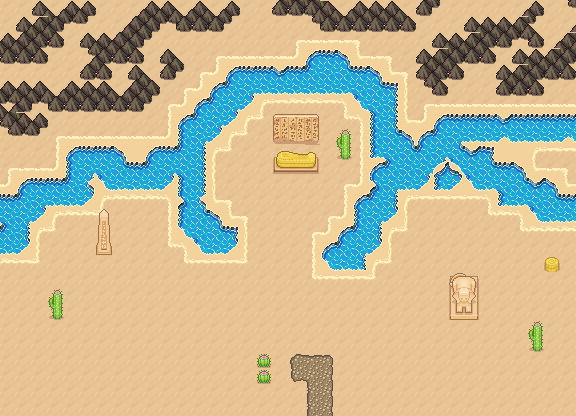

A level layout from a 2D game, rendered from its tile map. Below: a short description, then the map file with tile-grid data replaced by summaries:
An orthogonal 36x26 tile map with 16x16 px tiles, 4 tile layers (Collision, Background, Ground, Clutter), 3 tilesets and 25 objects.

<map version="1.10" tiledversion="1.10.1" orientation="orthogonal" renderorder="right-down" width="36" height="26" tilewidth="16" tileheight="16" infinite="0" nextlayerid="7" nextobjectid="74">
 <editorsettings>
  <export target="wastetown..tmx" format="tmx" />
 </editorsettings>
 <tileset firstgid="1" source="../../../../common/maps/tileset/main.tsx" />
 <tileset firstgid="10113" source="../../../../common/maps/tileset/buildings.tsx" />
 <tileset firstgid="11905" source="../../../../common/maps/tileset/dungeon/dungeon_bis.tsx" />
 <layer id="6" name="Collision" width="36" height="26">
  <data>[936 cells, 28 non-empty, 1 distinct tile ids]</data>
 </layer>
 <layer id="1" name="Background" width="36" height="26">
  <data>[936 cells, 936 non-empty, 1 distinct tile ids]</data>
 </layer>
 <layer id="2" name="Ground" width="36" height="26">
  <data>[936 cells, 446 non-empty, 70 distinct tile ids]</data>
 </layer>
 <layer id="3" name="Clutter" width="36" height="26">
  <properties>
   <property name="spriteLayer" type="bool" value="true" />
  </properties>
  <data>[936 cells, 40 non-empty, 32 distinct tile ids]</data>
 </layer>
 <objectgroup id="4" name="Objects">
  <object id="38" template="../../../../common/maps/obj/entry_up.tx" x="271.678" y="414.16" width="100.391" height="16">
   <properties>
    <property name="teleport" value="" />
   </properties>
  </object>
  <object id="48" template="../../../../common/maps/obj/treasure.tx" x="324.941" y="186.435"><properties><property name="reward">[
  {
    "type": "card",
    "probability": 1,
    "count": 1,
    "cardName": "Erhnam Djinn|ARN"
  },
  {
    "type": "card",
    "probability": 1,
    "count": 1,
    "cardName": "Desert|ARN"
  },
  {
    "type": "card",
    "probability": 1,
    "count": 1,
    "cardName": "Mountain|ARN"
  },
  {
    "type": "card",
    "probability": 1,
    "count": 1,
    "cardName": "Ifh-Biff Efreet|ARN"
  },
  {
    "type": "card",
    "sourceDeck": "decks/rewards/tier-S.dck",
    "probability": 0.3,
    "count": 3,
    "addMaxCount": 3
  },
  {
    "type": "card",
    "sourceDeck": "decks/rewards/tier-A.dck",
    "probability": 0.56,
    "count": 3,
    "addMaxCount": 3
  },
  {
    "type": "card",
    "sourceDeck": "decks/rewards/tier-B.dck",
    "probability": 0.6,
    "count": 3,
    "addMaxCount": 3
  },
  {
    "type": "card",
    "sourceDeck": "decks/rewards/tier-C.dck",
    "probability": 0.34,
    "count": 3,
    "addMaxCount": 3
  },
  {
    "type": "card",
    "sourceDeck": "decks/rewards/tier-D.dck",
    "probability": 0.16,
    "count": 3,
    "addMaxCount": 3
  },
  {
    "type": "card",
    "sourceDeck": "decks/rewards/tier-E.dck",
    "probability": 0.04,
    "count": 3,
    "addMaxCount": 3
  }
]</property></properties></object>
  <object id="50" template="../../../../common/maps/obj/enemy.tx" x="467.189" y="380.766">
   <properties>
    <property name="enemy" value="Mummy" />
    <property name="threatRange" type="int" value="30" />
    <property name="waypoints" value="67,68" />
   </properties>
  </object>
  <object id="51" template="../../../../common/maps/obj/treasure.tx" x="250.536" y="151.128"><properties><property name="reward">[
  {
    "type": "card",
    "sourceDeck": "decks/rewards/tier-S.dck",
    "probability": 0.3,
    "count": 3,
    "addMaxCount": 3
  },
  {
    "type": "card",
    "sourceDeck": "decks/rewards/tier-A.dck",
    "probability": 0.56,
    "count": 3,
    "addMaxCount": 3
  },
  {
    "type": "card",
    "sourceDeck": "decks/rewards/tier-B.dck",
    "probability": 0.6,
    "count": 3,
    "addMaxCount": 3
  },
  {
    "type": "card",
    "sourceDeck": "decks/rewards/tier-C.dck",
    "probability": 0.34,
    "count": 3,
    "addMaxCount": 3
  },
  {
    "type": "card",
    "sourceDeck": "decks/rewards/tier-D.dck",
    "probability": 0.16,
    "count": 3,
    "addMaxCount": 3
  },
  {
    "type": "card",
    "sourceDeck": "decks/rewards/tier-E.dck",
    "probability": 0.04,
    "count": 3,
    "addMaxCount": 3
  }
]</property></properties></object>
  <object id="52" template="../../../../common/maps/obj/gold.tx" x="225.064" y="177.386" />
  <object id="53" template="../../../../common/maps/obj/enemy.tx" x="273.222" y="251.626">
   <properties>
    <property name="enemy" value="Khenra Warrior" />
    <property name="threatRange" type="int" value="40" />
   </properties>
  </object>
  <object id="54" template="../../../../common/maps/obj/enemy.tx" x="421.899" y="251.246">
   <properties>
    <property name="enemy" value="Scorpion" />
    <property name="hidden" type="bool" value="true" />
    <property name="threatRange" type="int" value="30" />
   </properties>
  </object>
  <object id="55" template="../../../../common/maps/obj/enemy.tx" x="44.7339" y="350.568">
   <properties>
    <property name="enemy" value="Scarab" />
    <property name="hidden" type="bool" value="true" />
    <property name="speedModifier" type="float" value="30" />
    <property name="threatRange" type="int" value="30" />
   </properties>
  </object>
  <object id="56" template="../../../../common/maps/obj/gold.tx" x="459.28" y="273.299" />
  <object id="57" template="../../../../common/maps/obj/enemy.tx" x="275.803" y="202.417">
   <properties>
    <property name="effect">{ "startBattleWithCard": [ "City of Brass|ARN", "Cyclopean Mummy|LEG", "Desert|ARN", "Diamond Valley|ARN", "Library of Alexandria|ARN", "Oasis|ARN", "Pyramids|ARN" ] }</property>
    <property name="enemy" value="Pharaoh" />
    <property name="threatRange" type="int" value="100" />
   <property name="speedModifier" type="float" value="20" /></properties>
  </object>
  <object id="58" template="../../../../common/maps/obj/enemy.tx" x="167.725" y="303.797">
   <properties>
    <property name="enemy" value="Mummy" />
    <property name="threatRange" type="int" value="30" />
    <property name="waypoints" value="68,69" />
   </properties>
  </object>
  <object id="59" template="../../../../common/maps/obj/manashards.tx" x="446.055" y="231.579" />
  <object id="60" template="../../../../common/maps/obj/manashards.tx" x="4.00625" y="289.428" />
  <object id="61" template="../../../../common/maps/obj/collision.tx" x="-1.98277" y="415.493" width="577.537" height="16" />
  <object id="62" template="../../../../common/maps/obj/collision.tx" x="-0.618422" y="-16.7318" width="577.537" height="16" />
  <object id="63" template="../../../../common/maps/obj/collision.tx" x="-24.0852" y="-16.1861" width="23.6121" height="450.408" />
  <object id="64" template="../../../../common/maps/obj/collision.tx" x="574.863" y="-15.6403" width="23.6121" height="450.408" />
  <object id="66" template="../../../../common/maps/obj/waypoint.tx" x="386.023" y="346.73" />
  <object id="67" template="../../../../common/maps/obj/waypoint.tx" x="528.461" y="405.67" />
  <object id="68" template="../../../../common/maps/obj/waypoint.tx" x="289.973" y="305.8" />
  <object id="69" template="../../../../common/maps/obj/waypoint.tx" x="91.3245" y="303.071" />
  <object id="70" template="../../../../common/maps/obj/waypoint.tx" x="124.069" y="404.579" />
  </objectgroup>
</map>
<!-- 3 of 25 objects omitted -->
